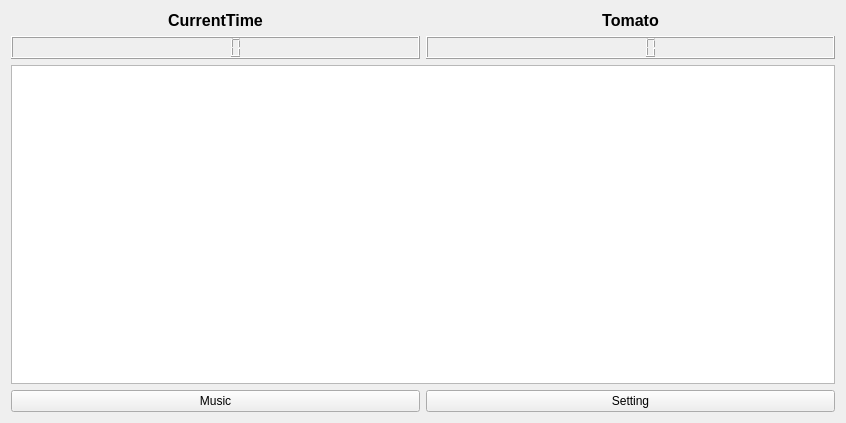
<?xml version="1.0" encoding="UTF-8"?>
<ui version="4.0">
 <class>Widget</class>
 <widget class="QWidget" name="Widget">
  <property name="geometry">
   <rect>
    <x>0</x>
    <y>0</y>
    <width>846</width>
    <height>423</height>
   </rect>
  </property>
  <property name="windowTitle">
   <string>Widget</string>
  </property>
  <property name="styleSheet">
   <string notr="true">border-color: rgb(153, 255, 151);
border-top-color: rgb(146, 255, 146);
gridline-color: rgb(166, 255, 161);
selection-background-color: rgb(171, 255, 148);
</string>
  </property>
  <layout class="QGridLayout" name="gridLayout">
   <item row="0" column="0">
    <layout class="QVBoxLayout" name="verticalLayout">
     <item>
      <widget class="QLabel" name="label">
       <property name="text">
        <string>&lt;html&gt;&lt;head/&gt;&lt;body&gt;&lt;p align=&quot;center&quot;&gt;&lt;span style=&quot; font-size:12pt; font-weight:700;&quot;&gt;CurrentTime&lt;/span&gt;&lt;/p&gt;&lt;/body&gt;&lt;/html&gt;</string>
       </property>
      </widget>
     </item>
     <item>
      <widget class="QLCDNumber" name="lcdNumber"/>
     </item>
    </layout>
   </item>
   <item row="0" column="1">
    <layout class="QVBoxLayout" name="verticalLayout_2">
     <item>
      <widget class="QLabel" name="label_2">
       <property name="text">
        <string>&lt;html&gt;&lt;head/&gt;&lt;body&gt;&lt;p align=&quot;center&quot;&gt;&lt;span style=&quot; font-size:12pt; font-weight:700;&quot;&gt;Tomato&lt;/span&gt;&lt;/p&gt;&lt;/body&gt;&lt;/html&gt;</string>
       </property>
      </widget>
     </item>
     <item>
      <widget class="QLCDNumber" name="lcdNumber_2"/>
     </item>
    </layout>
   </item>
   <item row="1" column="0" colspan="2">
    <widget class="QTextBrowser" name="textBrowser">
     <property name="styleSheet">
      <string notr="true"/>
     </property>
    </widget>
   </item>
   <item row="2" column="1">
    <widget class="QPushButton" name="pushButton">
     <property name="text">
      <string>Setting</string>
     </property>
    </widget>
   </item>
   <item row="2" column="0">
    <widget class="QPushButton" name="pushButton_2">
     <property name="text">
      <string>Music</string>
     </property>
    </widget>
   </item>
  </layout>
 </widget>
 <resources/>
 <connections/>
</ui>
